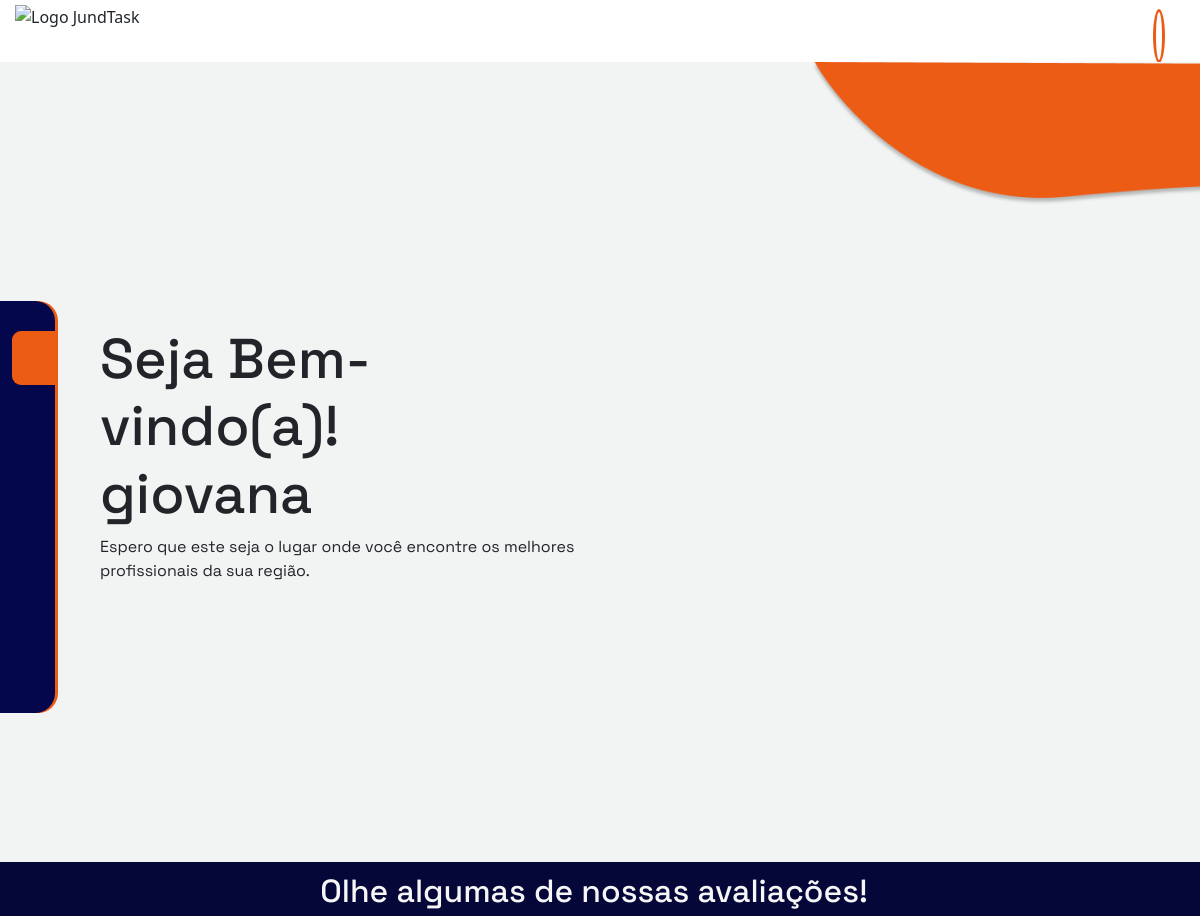
The app's page /html/homeLogado.php (signed in, upper part), older data.
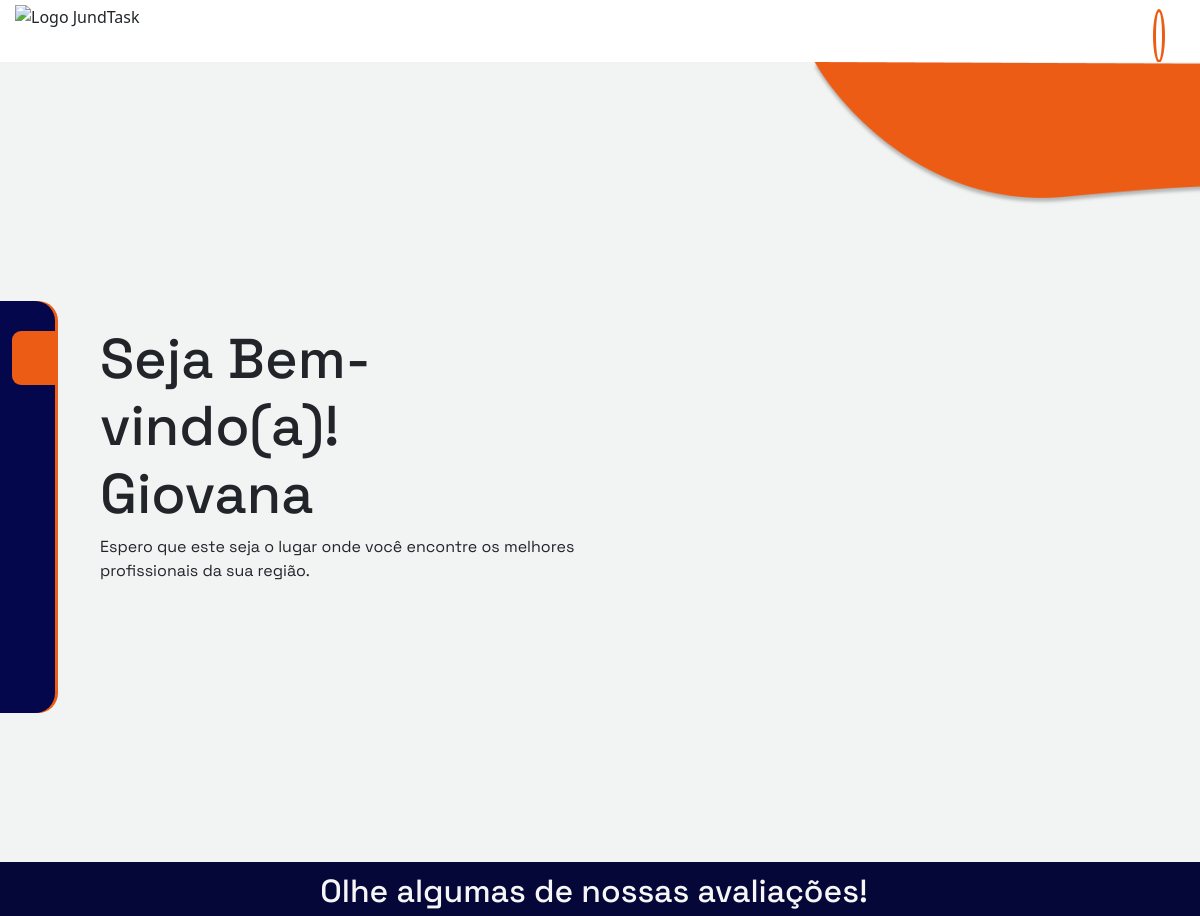
The same page, newer data.
### tables this page shows
CREATE TABLE `trabalhador` (
  `id_trabalhador` int(11) NOT NULL,
  `nome` varchar(255) NOT NULL,
  `email` varchar(255) NOT NULL,
  `senha` varchar(128) NOT NULL,
  `foto_perfil` text NOT NULL,
  `descricao` text NOT NULL,
  `contato` varchar(255) NOT NULL,
  `data_nasc` date NOT NULL,
  `media_avaliacao` decimal(3,2) NOT NULL,
  `tipo` varchar(1) NOT NULL,
  `status` varchar(1) NOT NULL,
  `id_categoria` int(11) NOT NULL,
  `id_area` int(11) NOT NULL
);

### html/homeLogado.php (the view, shortened to what this page needs)
<?php
include_once ('../backend/Conexao.php');
if (isset($_SESSION['id_trabalhador'])) {
    $idTrabalhador = $_SESSION['id_trabalhador'];
    $sql = "SELECT * FROM trabalhador WHERE id_trabalhador = ?";
    $stmt = $conn->prepare($sql);
    $stmt->bind_param("i", $idTrabalhador);
    $stmt->execute();
    $resultado_pesquisar = $stmt->get_result();
    if ($resultado_pesquisar->num_rows > 0) {
        $row = $resultado_pesquisar->fetch_assoc();
    } else {
        echo "Trabalhador não encontrado.";
    }
} else {
    echo "Nenhum trabalhador está logado.";
}
?>
<!DOCTYPE html>
<html lang="pt-br">
<head>
    <link rel="stylesheet" href="../css/styleHomeLogado.css">
    <link rel="stylesheet" href="../bootstrap-5.3.3-dist/css/bootstrap.min.css">
</head>
<body>
    <header>
        <nav class="BarraNav">
            <img src="../img/LogoJundtaskCompleta.png" alt="Logo JundTask">
            <div class="perfil">
                <a href="#">
                <ion-icon name="person"></ion-icon>
                </a>
            </div>
        </nav>
    </header>
    <main class="">
        <nav class="menuLateral">
            <ul style="padding-left: 0rem;">
                <li class="itemMenu ativo">
                    <a href="#">
                        <span class="icon"><ion-icon name="home-outline"></ion-icon></span>
                    </a>
                </li>
                <li class="itemMenu">
                    <a href="./SeuPerfil.php">
                        <span class="icon"><ion-icon name="person-outline"></ion-icon></span>
                    </a>
                </li>
                <li class="itemMenu ">
                    <a href="./Categorias.php">
                        <span class="icon"><ion-icon name="search-outline"></ion-icon></ion-icon></span>
                    </a>
                </li>
                <li class="itemMenu">
                    <a href="#">
                        <span class="icon"><ion-icon name="heart-outline"></ion-icon></span>
                    </a>
                </li>
                <li class="itemMenu">
                    <a href="./EditarPerfil.php">
                        <span class="icon"><ion-icon name="settings-outline"></ion-icon></span>
                    </a>
                </li>
                <li class="itemMenu">
                    <a href="#">
                        <span class="icon"><ion-icon name="exit-outline"></ion-icon></span>
                    </a>
                </li>
            </ul>
        </nav>
        <div class="row me-0 inicioPage d-flex justify-content-center BGblob">
            <div class="col d-flex justify-content-center flex-column ">
                <h1>Seja Bem-vindo(a)! <br> <?php echo $row['nome']; ?></h1>
                <p>Espero que este seja o lugar onde você encontre os melhores profissionais da sua região.</p>
            </div>
            <div class="col me-0 pe-0 imgfundo">
            </div>
       </div>
                <div class="row me-0 d-flex justify-content-center fundocarrossel">
                    <h2>Olhe algumas de nossas avaliações!</h2>
                </div>
    </main>
</body>
</html>

Row changes from the older to the newer data that the page shows:
changed trabalhador: nome "giovana" → "Giovana"
